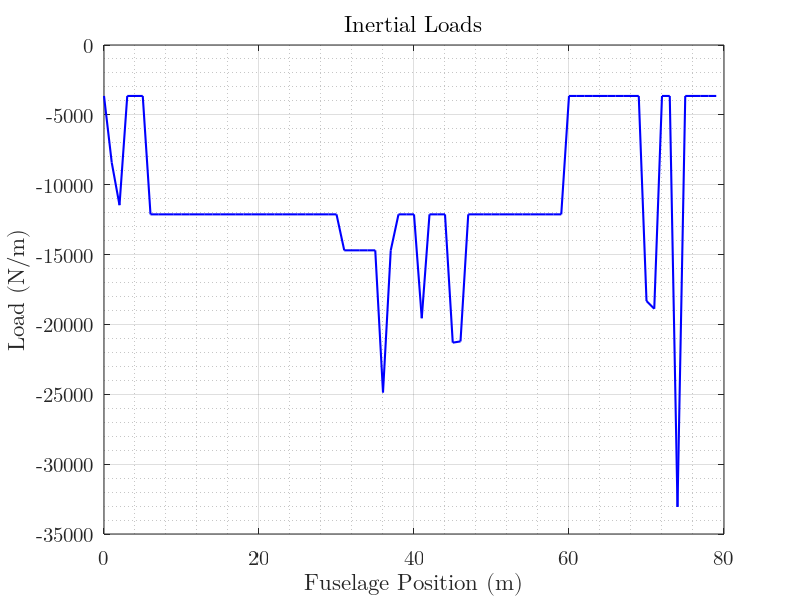
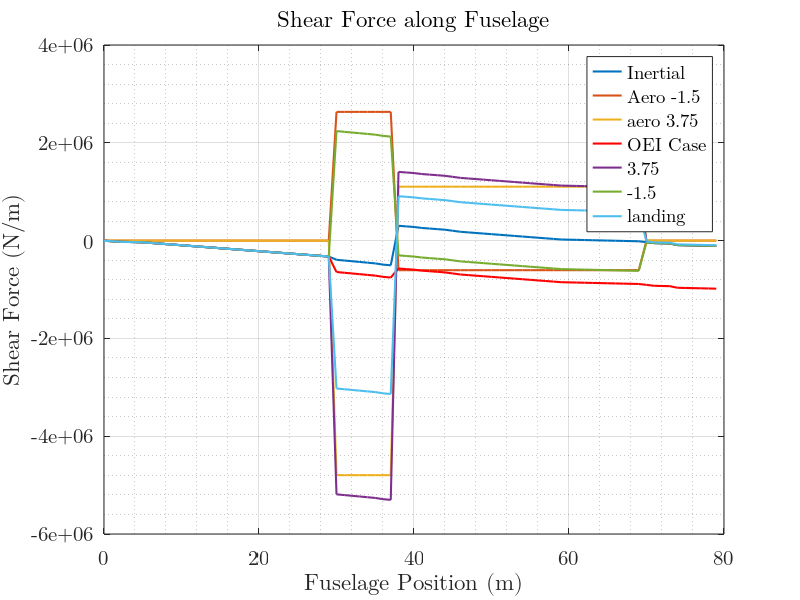
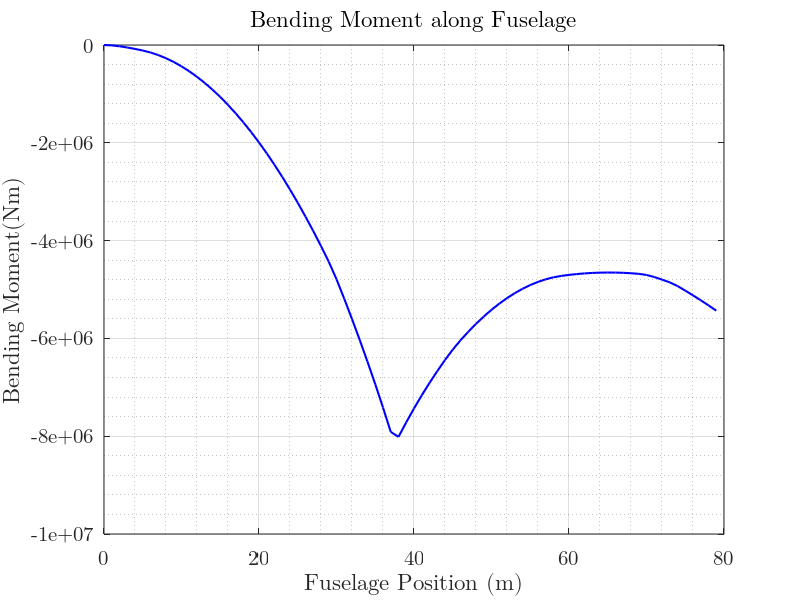

Source code (MATLAB) for these figures, in order:
close all;

%%%%%%%%%%%%%%%%%%%%%%%%%%%%%%%%%%%%%%%%%%%%%%%%%%%%%%%%%%%%%%
%            SET DEFAULT PLOTTING PARAMETERS 
%%%%%%%%%%%%%%%%%%%%%%%%%%%%%%%%%%%%%%%%%%%%%%%%%%%%%%%%%%%%%%

close all;

set(0,'defaultfigurecolor',[1 1 1])
set(groot,'defaultAxesFontSize',15)
set(groot,'defaulttextfontsize',15)
set(groot,'defaultLineMarkerSize',4)
set(groot,'defaultLineLineWidth',3)
set(groot,'defaultAxesXGrid','on')
set(groot,'defaultAxesYGrid','on')
set(groot, 'DefaultAxesBox', 'off')
set(groot, 'defaultAxesFontName','Cambria Math')


%%%%%%%%%%%%%%%%%%%%%%%%%%%%%%%%%%%%%%%%%%%%%%%%%%%%%%%%%%%%%%
%           INERTIAL LOAD DISCRETISATION AND PLOTTING 
%%%%%%%%%%%%%%%%%%%%%%%%%%%%%%%%%%%%%%%%%%%%%%%%%%%%%%%%%%%%%%

lTot = 80;
DiscInterval = 5;
fuselageDisc = 0:DiscInterval:lTot;
cabinLow = 6.23;
cabinHigh = 60.48;
numberOfPoints = lTot/DiscInterval;

fuselagePoints = [];
fuselageWeight = 29744*9.81;
for i = 1:lTot
    fuselagePoints(i) = fuselageWeight/lTot;
    xDiscr(i) = i-1;
end

payloadPoints = [];
payloadWeight = 51879*9.81;

for i = 1:lTot
    if i<=6
        payloadPoints(i) = 0;
    elseif i>=61 
        payloadPoints(i) = 0;
    else 
        payloadPoints(i) = payloadWeight/lTot;
    end
end


furnishingPoints = [];
furnishingWeight = 17227*9.81;

for i = 1:lTot
    if i<=6
        furnishingPoints(i) = 0;
    elseif i>=61 
        furnishingPoints(i) = 0;
    else 
        furnishingPoints(i) = furnishingWeight/lTot;
    end
end

fuelPoints = [];
fuelWeight= 21000*9.81;

for i = 1:lTot
    if i<=31
        fuelPoints(i) = 0;
    elseif i>=39 
        fuelPoints(i) = 0;
    else 
        fuelPoints(i) = fuelWeight/lTot;
    end
end

components = {
    "Horizontal Tailplane", 2998, 75;
    "Vertical Tailplane", 1552.8, 72;
    "Nose Landing Gear", 486.52, 2;
    "Fuel Systems", 936, 46;
    "Flight Controls", 927, 47;
    "Installed APU", 1496, 71;
    "Instruments", 796.77, 3;
    "Hydraulic System", 271.9, 46;
    "Electronic System", 1037, 37;
    "Avionics", 697.64, 3;
    "Air Conditioning", 3593, 33; 
    "Anti Icing System", 757.9, 42;
    "Handling Gear", 113.3685, 33;
};

for i = 1:size(components)
    weights(i) = components{i, 2} * 9.81; % Mass (kg) * 9.81 to get weight (N)
    positions(i) = components{i, 3};      % x_cg position (m)
end

[uniquePositions, ~, idx] = unique(positions); % Unique positions and their indices
aggregatedWeights = accumarray(idx, weights); % Sum weights for each unique position



total = [];
for i = 1:lTot
    total(i) = fuselagePoints(i) + payloadPoints(i) + furnishingPoints(i) + fuelPoints(i);
end

%for i = 1:lTot
 %   total(i) = fuselagePoints(i)
%end



total(75) = total(75) + 2998*9.81; %HT
total(72) = total(72) + 1552.8*9.81; %VT
total(2) = total(2) + 486.52*9.81; %nose landing gear
total(46) = total(46) + 936*9.81; %fuel sus
total(47) = total(47) + 927*9.81; %flight controls
total(3) = total(3) + 796.77*9.81; %instruments
total(71) = total(71) + 1496*9.81; %APU
total(37) = total(37) + 1037*9.81; %Elec 
total(42) = total(42)+ 757.9*9.81; %anti icing


figure;
plot(xDiscr, total*-1, 'b-', 'LineWidth', 1.5);

xlabel('Fuselage Position (m)','FontWeight','bold');
ylabel('Load (N/m)','FontWeight','bold');
title('Inertial Loads');
grid minor


%%%%%%%%%%%%%%%%%%%%%%%%%%%%%%%%%%%%%%%%%%%%%%%%%%%%%%%
%           AIR LOAD PLOT
%%%%%%%%%%%%%%%%%%%%%%%%%%%%%%%%%%%%%%%%%%%%%%%%%%%%%%%

lTot = 79;
Sref = 115.1508; %HT
SrefWing = 469.44;
frontSparWP = 0.2;
backSparWP = 0.8;
frontSparTP = 0.2;
chordHT = 8.25;

wingWidth = 13.6; %chord
WingLE = 28.4779;
xPosFSW = WingLE+0.2*wingWidth;
xPosBSW = WingLE + 0.8*wingWidth;
xPosFST = 74.86; % Nadir

Vd = 192.4;
Va = 92.4;

rho = 1.225;
rhoC = 0.4592; % C cruise

MAC = 8.75;
Cm = -0.14;

%------------------- 3.75 --------------------------------
MoW = 3.75*Cm*(0.5*rhoC*Vd^2*SrefWing*MAC);
LHT = (-330800*9.81*(38.8831-30.86)+MoW)/(71.1-30.86)

A = [ xPosFSW	xPosBSW ;
        1	1];
B = [xPosFST*LHT*-1; LHT*-1];


X = linsolve(A,B);
forceRF = X(1)
forceRR = X(2)



aero =[];
aerofuselageDisc = fuselageDisc;
aerofuselageDisc(end+1) = xPosBSW;
aerofuselageDisc(end+1) = xPosFSW;
aerofuselageDisc(end+1) = xPosFST;

aerofuselageDisc = sort(aerofuselageDisc);

airXDiscr = xDiscr;
aero = zeros(lTot+1);
aero(39) = forceRR; % back wing spar
aero(31) = forceRF; %front wing spar
aero(71) = LHT; % HT ac
aero = aero(:,1);





%-----------------------------------------------------

%------------------- - 1.5 --------------------------------

MoW15 = -1.5*Cm*(0.5*rhoC*Va^2*SrefWing*MAC);
LHT15 = (-330800*9.81*(38.8831-30.86)+MoW15)/(71.1-30.86);

A = [ xPosFSW	xPosBSW ;
        1	1];
B = [xPosFST*LHT15*-1; LHT15*-1];

X15 = linsolve(A,B);
forceRF15 = X15(1);
forceRR15 = X15(2);

aero15 = zeros(lTot+1);
aero15(39) = -forceRR15; % back wing spar
aero15(31) = -forceRF15; %front wing spar
aero15(71) = -LHT15; % HT ac
aero15 = aero15(:,1);


%-----------------------------------------------------

%{
figure;
plot(xDiscr, total*-1, 'b-', 'LineWidth', 1.5);

xlabel('Fuselage Position (m)','FontWeight','bold');
ylabel('Load (N/m)','FontWeight','bold');
title('Inertial Loads');
grid minor

hold on;
stem(xDiscr,aero, 'LineWidth', 3, 'Marker', 'none', 'Color', 'r');
xlabel('Fuselage Position (m)','FontWeight','bold');
ylabel('Load (N/m)','FontWeight','bold');

title('Total Loads');

%}


%%%%%%%%%%%%%%%%%%%%%%%%%%%%%%%%%%%%%%%%%%%%%%%%%%%%%%%%
%           SHEAR FORCE PLOT
%%%%%%%%%%%%%%%%%%%%%%%%%%%%%%%%%%%%%%%%%%%%%%%%%%%%%%%%



totalInertialLoad = sum(total);

for i = 1:length(total)
    inertialMomentArray(i) = total(i)*(i);
end

inertialMoment = sum(inertialMomentArray);

A = [ 31	39 ;
        1	1];
B = [inertialMoment; totalInertialLoad];


X = linsolve(A,B);
forceRFInert = X(1);
forceRRInert = X(2);

MomentRFInert = forceRFInert*xPosFSW;
MomentRRInert = forceRRInert*xPosBSW;

SparReactInertLoadTot =  total*-1;
SparReactInertLoadTot(31) = SparReactInertLoadTot(31) - forceRFInert;
SparReactInertLoadTot(39) = SparReactInertLoadTot(39) + forceRRInert;

SFInertial = [];
SFInertial(1) = SparReactInertLoadTot(1);
for i = 2:length(SparReactInertLoadTot)
    SFInertial(i) = SFInertial(i-1) + SparReactInertLoadTot(i);
end

SFAero = [];
SFAero(1) = aero(1);
for i = 2:length(aero)
    SFAero(i) = SFAero(i-1) + aero(i);
end

SF375 = [];
SF375(1) = SFAero(1) + SFInertial(1);
for i = 2:length(SFAero)
    SF375(i) = SFAero(i) + SFInertial(i);
end

SFaero15 = [];
SFaero15(1) = aero15(1);
for i = 2:length(aero15)
    SFaero15(i) = SFaero15(i-1) + aero15(i);
end

SF15 = [];
SF15(1) = SFaero15(1) + SFInertial(1);
for i = 2:length(SFaero15)
    SF15(i) = SFaero15(i) + SFInertial(i);
end


%============= OEI =========================

RC = 8.05; 
TC = 0.3 * RC;
MAC = (2/3) * ((RC + TC) - ((RC * TC) / (RC + TC)))

RC = 8.05;
TC = 0.3 * RC; 
Span = 11.26; 

MAC = (2/3) * ((RC + TC) - ((RC * TC) / (RC + TC)));
d_MAC = (Span / 3) * ((RC + 2 * TC) / (RC + TC));
Diam = 6.485;
wing_offset = 1.36;
d_wing_MAC = d_MAC + Diam/2 + wing_offset;

OEI_Force = 1.8979*1e+5;

OEI_Moment = d_wing_MAC * OEI_Force;
SemiSpan = 32.5;

OEI_Aileron = OEI_Moment/(SemiSpan/2);



%OEI_Moment = OEI_Force*OEI_Arm;

A = [xPosFSW xPosBSW; 
     1  1]; 
B = [OEI_Moment; OEI_Aileron];

X = linsolve(A, B);
forceRFInertOEI = X(1);
forceRRInertOEI = X(2);

SparReactInertLoadTot = total * -1; 

SparReactInertLoadTot(31) = SparReactInertLoadTot(31) - forceRFInertOEI;
SparReactInertLoadTot(39) = SparReactInertLoadTot(39) - forceRRInertOEI;

%SparReactInertLoadTot(OEI_Position) = SparReactInertLoadTot(OEI_Position) + OEI_Thrust;

SF_OEI = [];
SF_OEI(1) = SparReactInertLoadTot(1);
for i = 2:length(SparReactInertLoadTot)
    SF_OEI(i) = SF_OEI(i-1) + SparReactInertLoadTot(i);
end

%---------------- Landing --------------------------
    
MaxLandingMassFrac = 0.85;
MoW15 = 2.18*Cm*(0.5*rhoC*Va^2*SrefWing*MAC);
LHTland = (MaxLandingMassFrac*-330800*9.81*(38.8831-30.86)+MoW15)/(71.1-30.86);

A = [ xPosFSW	xPosBSW ;
        1	1];
B = [xPosFST*LHT15*-1; LHT15*-1];

Xland = linsolve(A,B);
forceRFland = Xland(1);
forceRRland = Xland(2);

aeroland = zeros(lTot+1);
aeroland(39) = forceRR15; % back wing spar
aeroland(31) = forceRF15; %front wing spar
aeroland(71) = LHTland; % HT ac
aeroland = aeroland(:,1);



SFaeroland = [];
SFaeroland(1) = aeroland(1);
for i = 2:length(aeroland)
    SFaeroland(i) = SFaeroland(i-1) + aeroland(i);
end

SFland = [];
SFland(1) = SFaeroland(1) + SFInertial(1);
for i = 2:length(SFaeroland)
    SFland(i) = SFaeroland(i) + SFInertial(i);
end



figure;
plot(xDiscr, SFInertial, 'LineWidth', 1.5);
hold on;
plot(xDiscr, SFaero15, 'LineWidth', 1.5);
hold on;
plot(xDiscr, SFAero, 'LineWidth', 1.5);
hold on;
plot(xDiscr, SF_OEI, 'r-', 'LineWidth', 1.5); % OEI case
hold on;
plot(xDiscr, SF375, 'LineWidth', 1.5)
hold on;
plot(xDiscr, SF15, 'LineWidth', 1.5)
hold on;
plot(xDiscr, SFland, 'LineWidth', 1.5)
xlabel('Fuselage Position (m)','FontWeight','bold');
ylabel('Shear Force (N/m)','FontWeight','bold');
title('Shear Force along Fuselage');
legend('Inertial', 'Aero -1.5', 'aero 3.75','OEI Case', '3.75', '-1.5', 'landing');
%legend('Inertial',  '3.75', '-1.5', 'landing');
grid minor

%------------ both SF --------------------

SFTot375 = SFAero+SFInertial;
SFTot15 = SFaero15+SFInertial;
%{
figure;
plot(xDiscr, SFTot375, 'LineWidth', 1.5);
hold on;
plot(xDiscr, SFTot15, 'LineWidth', 1.5);
xlabel('Fuselage Position (m)','FontWeight','bold');
ylabel('Shear Force (N/m)','FontWeight','bold');
title('Shear Force along Fuselage');
grid minor

%}
%%%%%%%%%%%%%%%%%%%%%%%%%%%%%%%%%%%%%%%%%%%%%%%%%%%%%%%%
%          INERTIAL BENDING MOMENT PLOT 
%%%%%%%%%%%%%%%%%%%%%%%%%%%%%%%%%%%%%%%%%%%%%%%%%%%%%%%%



dBM = [];
dBM(1) = 0;
for i = 2:length(SFInertial)
    dBM(i) = ((SFInertial(i-1)*(xDiscr(i)-xDiscr(i-1))+SFInertial(i)*(xDiscr(i)-xDiscr(i-1)))/2);
end

BM = [];
BM(1) = dBM(1);
for i = 2:length(dBM)
    BM(i) = BM(i-1) + dBM(i);
end

BMInert = cumtrapz(SFInertial);

figure;
plot(xDiscr, BM, 'b-', 'LineWidth', 1.5);
xlabel('Fuselage Position (m)','FontWeight','bold');
ylabel('Bending Moment(Nm)','FontWeight','bold');
title('Bending Moment along Fuselage');
grid minor


%%%%%%%%%%%%%%%%%%%%%%%%%%%%%%%%%%%%%%%%%%%%%%%%%%%%%%%%
%          AIR BENDING MOMENT PLOT 
%%%%%%%%%%%%%%%%%%%%%%%%%%%%%%%%%%%%%%%%%%%%%%%%%%%%%%%%

BMAero = cumtrapz(SFAero);
%{
figure;
plot(xDiscr, BMAero, 'b-', 'LineWidth', 1.5);
xlabel('Fuselage Position (m)','FontWeight','bold');
ylabel('Bending Moment(Nm)','FontWeight','bold');
title('Bending Moment along Fuselage');
grid minor
%}
%%%%%%%%%%%%%%%%%%%%%%%%%%%%%%%%%%%%%%%%%%%%%%%%%%%%%%%%
%          AIR AND INERTIAL BENDING MOMENT PLOT 
%%%%%%%%%%%%%%%%%%%%%%%%%%%%%%%%%%%%%%%%%%%%%%%%%%%%%%%%

BMTot = BMAero+BMInert;
%{
plot(xDiscr, BMTot, 'b-', 'LineWidth', 1.5);
xlabel('Fuselage Position (m)','FontWeight','bold');
ylabel('Bending Moment(Nm)','FontWeight','bold');
title('Bending Moment along Fuselage');
grid minor
%}

%%%%%%%%%%%%%%%%%%%%%%%%%%%%%%%%%%%%%%%%%%%%%%
%           GEAR LOAD PLOT
%%%%%%%%%%%%%%%%%%%%%%%%%%%%%%%%%%%%%%%%%%%%%%%



MTOW = 330800;
MaxLandingMass = MTOW*0.85;
landingLoad = 2.18*MaxLandingMass*9.81;
GearReaction = landingLoad;

gearXDiscr = xDiscr;
gear = zeros(lTot);
gear(39) = GearReaction; % back wing spar

  
%{
figure;
plot(gearXDiscr, gear, 'b-', 'LineWidth', 1.5);
xlabel('Fuselage Position (m)','FontWeight','bold');
ylabel('Landing Gear Load (N/m)','FontWeight','bold');
title('Gear Reaction Load');
grid minor

%}






